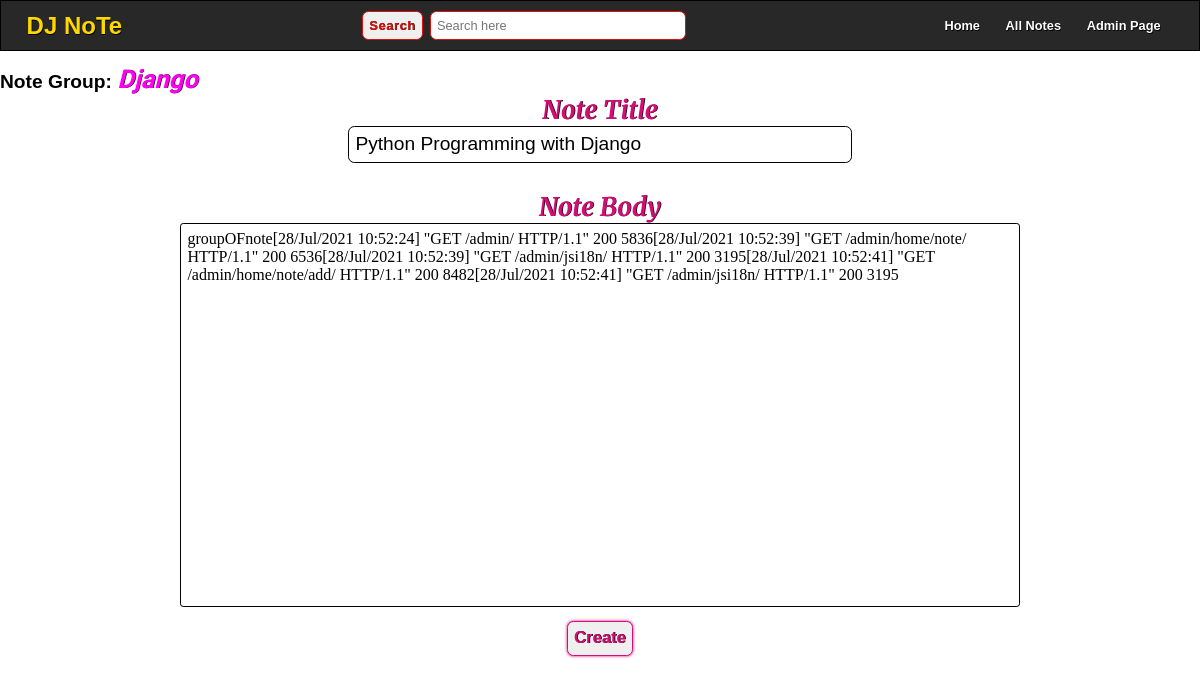
The app's page /group-1/note-3-update with its own data.
### home/models.py (models this page shows)
class Group(models.Model):
    name = models.CharField(max_length=100)
    time = models.DateTimeField(default=now)

class Note(models.Model):
    group = models.ForeignKey(Group, on_delete=models.CASCADE)
    title = models.CharField(max_length=300)
    desc = models.TextField()
    time = models.DateTimeField(default=now)

### home/views.py (the view)
# urls.py: path('group-<int:group>/note-<int:note>-update', views.updateNOTE, name='updateNOTE'),
def updateNOTE(req, group, note):
    groupOFnote = Group.objects.get(pk = group)
    noteOFgroup = Note.objects.filter(group__id = group, pk = note)
    if req.method == "POST":
        newTitle = req.POST['title']
        newDesc = req.POST['desc']
        noteOFgroup[0].title = newTitle
        noteOFgroup[0].desc = newDesc
        noteOFgroup[0].save()
    return render(req, 'updateNOTE.html', {'group':groupOFnote, 'note':noteOFgroup})

### templates/updateNOTE.html (shortened to what this page needs)
{% extends 'main.html' %}
{% load static %}
{% block link %}
    <link rel="stylesheet" href="{% static 'Style/createNOTE.css' %}">
{% endblock link %}
{% block body %}
<h1 class='groupInfo'>Note Group: <span>{{group.name}}</span></h1>
<div class='createNewNote'>
    {% for i in note %}
        <form action="{% url 'updateNOTE' group.id i.id %}"     method="post" id='createNoteForm'>
            <label for="title">Note Title</label>
            <input type="text" name="title" id="title" required value="{{i.title}}">
    {% endfor %}
    </form>
    <br><br><br><br>
    <label>Note Body</label>
    {% for i in note %}
        <div class="noteDesc" contenteditable="true" >{{i.desc|safe}}</div>
    {% endfor %}
    <br><br>
    <button class="createNoteBtn">Create</button>
    <br><br>
</div>
{% endblock body %}

### static/Style/main.css (style rules this page uses)
:root { --root-color:rgb(224, 16, 9); }
* { margin: 0; padding: 0; box-sizing: border-box; }
html { font-size: 62.5%; }
body { position: relative; width: 100vw; height: 100vh; }
@media only screen and (max-width: 2000px) { html { font-size: 70%; } }
@media only screen and (max-width: 1800px) { html { font-size: 65%; } }
@media only screen and (max-width: 1600px) { html { font-size: 50%; } }
@media only screen and (max-width: 1200px) { html { font-size: 40%; } }

### static/Style/createNOTE.css (style rules this page uses)
.groupInfo { font-size: 3rem; font-family: sans-serif; margin-top: 2rem; }
.groupInfo span { font-family: 'Andada Pro', serif; font-style: oblique; font-size: 4rem; color: rgb(255, 0, 242); text-shadow: 0.1rem 0 0.1rem rgb(15, 7, 7); }
.createNewNote { --root-border-color:rgba(11, 8, 167, 0.897); --root-text-color:rgb(212, 14, 120); width: 70%; position: relative; left: 50%; transform: translateX(-50%); display: flex; flex-direction: column; align-items: center; }
.createNewNote form { width: 100%; display: flex; flex-direction: column; align-items: center; }
.createNewNote label { font-weight: bold; font-size: 4rem; font-style: oblique; font-family: 'Merriweather', serif; color: var(--root-text-color); text-shadow: 0.1rem 0 0.1rem black; }
.createNewNote input[type='text'] { font-size: 3rem; width: 60%; padding: 1rem; border-radius: 1rem; outline: none; border: 0.2rem solid black; }
.createNewNote .noteDesc { border: 0.3rem solid #000; width: 100%; height: 60rem; font-size: 2.5rem; padding: 1rem; border-radius: 0.5rem; overflow: scroll; outline: none; }
.createNewNote .createNoteBtn { font-size: 2.6rem; padding: 1rem; border-radius: 1rem; font-weight: bold; font-family: sans-serif; color: var(--root-text-color); border: 0.2rem solid var(--root-text-color); box-shadow: 0 0 0.5rem var(--root-text-color); text-shadow: 0.1rem 0rem 0.1rem black; transition: 0.5s; }

### records on screen
Group: name "Django"
Note: title "Python Programming with Django", desc "groupOFnote[28/Jul/2021 10:52:24] \"GET /admin/ HTTP/1.1\" 200 5836[28/Jul/2021 10:52:39] \"GET /admin/home/note/ HTTP/1.1\" 200 6536[28/Jul/2021 10:52:39] \"GET /admin/jsi18n/ HTTP/1.1\" 200 3195[28/Jul/2021 10:52:41] \"GET /admin/home/note/add/ HTTP/1.1\" 200 8482[28/Jul/2021 10:52:41] \"GET /admin/jsi18n/ HTTP/1.1\" 200 3195"
